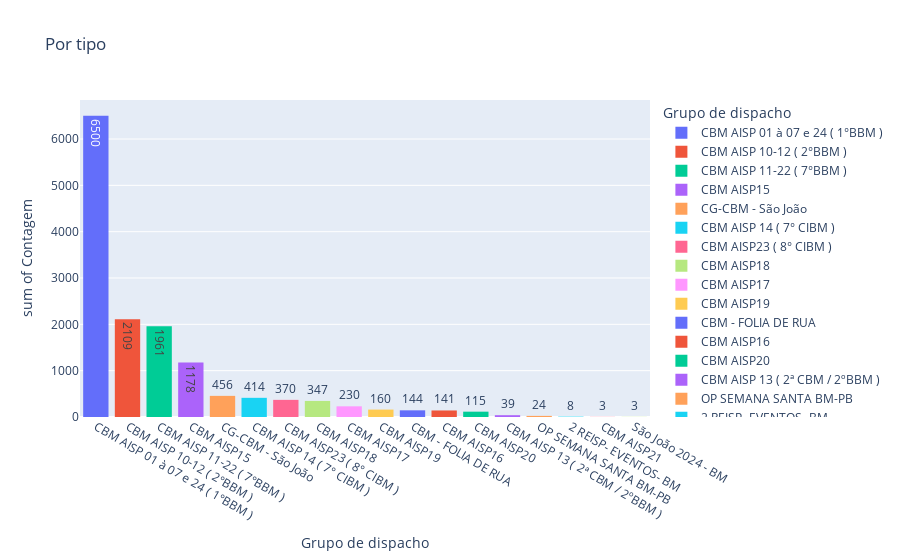

The cell this chart's notebook holds for it:
### Markdown cell above
#### Busca por aisp

### Code cell
import pandas as pd
import plotly.express as px

# Supondo que 'dados' já é um DataFrame carregado com suas colunas

# Agrupar por 'Tipo' e contar os registros
dados_agrupados = dados.groupby(["Grupo de dispacho"]).size().reset_index(name="Contagem")

# Ordenar os dados pela coluna 'Contagem' em ordem decrescente
dados_agrupados = dados_agrupados.sort_values(by="Contagem", ascending=False)

# Criar o gráfico
grafico = px.histogram(dados_agrupados,
                       x="Grupo de dispacho",
                       y="Contagem",
                       text_auto=True,
                       title="Por tipo",
                       color="Grupo de dispacho")

# Mostrar o gráfico
grafico.show()

# Salvar o gráfico como arquivo HTML
grafico.write_html("Por Grupo de despacho.html")

### Figure 1 — Plotly figure (JSON) as saved in the notebook; plotly's stock layout.template omitted (floating-point values rounded to 4 significant figures)
{"data": [{"alignmentgroup": "True", "bingroup": "x", "histfunc": "sum", "hovertemplate": "Grupo de dispacho=%{x}<br>sum of Contagem=%{y}<extra></extra>", "legendgroup": "CBM AISP 01 à 07 e 24 ( 1°BBM )", "marker": {"color": "#636efa", "pattern": {"shape": ""}}, "name": "CBM AISP 01 à 07 e 24 ( 1°BBM )", "offsetgroup": "CBM AISP 01 à 07 e 24 ( 1°BBM )", "orientation": "v", "showlegend": true, "texttemplate": "%{value}", "type": "histogram", "x": ["CBM AISP 01 à 07 e 24 ( 1°BBM )"], "xaxis": "x", "y": [6500], "yaxis": "y"}, {"alignmentgroup": "True", "bingroup": "x", "histfunc": "sum", "hovertemplate": "Grupo de dispacho=%{x}<br>sum of Contagem=%{y}<extra></extra>", "legendgroup": "CBM AISP 10-12 ( 2°BBM )", "marker": {"color": "#EF553B", "pattern": {"shape": ""}}, "name": "CBM AISP 10-12 ( 2°BBM )", "offsetgroup": "CBM AISP 10-12 ( 2°BBM )", "orientation": "v", "showlegend": true, "texttemplate": "%{value}", "type": "histogram", "x": ["CBM AISP 10-12 ( 2°BBM )"], "xaxis": "x", "y": [2109], "yaxis": "y"}, {"alignmentgroup": "True", "bingroup": "x", "histfunc": "sum", "hovertemplate": "Grupo de dispacho=%{x}<br>sum of Contagem=%{y}<extra></extra>", "legendgroup": "CBM AISP 11-22 ( 7°BBM )", "marker": {"color": "#00cc96", "pattern": {"shape": ""}}, "name": "CBM AISP 11-22 ( 7°BBM )", "offsetgroup": "CBM AISP 11-22 ( 7°BBM )", "orientation": "v", "showlegend": true, "texttemplate": "%{value}", "type": "histogram", "x": ["CBM AISP 11-22 ( 7°BBM )"], "xaxis": "x", "y": [1961], "yaxis": "y"}, {"alignmentgroup": "True", "bingroup": "x", "histfunc": "sum", "hovertemplate": "Grupo de dispacho=%{x}<br>sum of Contagem=%{y}<extra></extra>", "legendgroup": "CBM AISP15", "marker": {"color": "#ab63fa", "pattern": {"shape": ""}}, "name": "CBM AISP15", "offsetgroup": "CBM AISP15", "orientation": "v", "showlegend": true, "texttemplate": "%{value}", "type": "histogram", "x": ["CBM AISP15"], "xaxis": "x", "y": [1178], "yaxis": "y"}, {"alignmentgroup": "True", "bingroup": "x", "histfunc": "sum", "hovertemplate": "Grupo de dispacho=%{x}<br>sum of Contagem=%{y}<extra></extra>", "legendgroup": "CG-CBM - São João", "marker": {"color": "#FFA15A", "pattern": {"shape": ""}}, "name": "CG-CBM - São João", "offsetgroup": "CG-CBM - São João", "orientation": "v", "showlegend": true, "texttemplate": "%{value}", "type": "histogram", "x": ["CG-CBM - São João"], "xaxis": "x", "y": [456], "yaxis": "y"}, {"alignmentgroup": "True", "bingroup": "x", "histfunc": "sum", "hovertemplate": "Grupo de dispacho=%{x}<br>sum of Contagem=%{y}<extra></extra>", "legendgroup": "CBM AISP 14 ( 7° CIBM )", "marker": {"color": "#19d3f3", "pattern": {"shape": ""}}, "name": "CBM AISP 14 ( 7° CIBM )", "offsetgroup": "CBM AISP 14 ( 7° CIBM )", "orientation": "v", "showlegend": true, "texttemplate": "%{value}", "type": "histogram", "x": ["CBM AISP 14 ( 7° CIBM )"], "xaxis": "x", "y": [414], "yaxis": "y"}, {"alignmentgroup": "True", "bingroup": "x", "histfunc": "sum", "hovertemplate": "Grupo de dispacho=%{x}<br>sum of Contagem=%{y}<extra></extra>", "legendgroup": "CBM AISP23 ( 8° CIBM )", "marker": {"color": "#FF6692", "pattern": {"shape": ""}}, "name": "CBM AISP23 ( 8° CIBM )", "offsetgroup": "CBM AISP23 ( 8° CIBM )", "orientation": "v", "showlegend": true, "texttemplate": "%{value}", "type": "histogram", "x": ["CBM AISP23 ( 8° CIBM )"], "xaxis": "x", "y": [370], "yaxis": "y"}, {"alignmentgroup": "True", "bingroup": "x", "histfunc": "sum", "hovertemplate": "Grupo de dispacho=%{x}<br>sum of Contagem=%{y}<extra></extra>", "legendgroup": "CBM AISP18", "marker": {"color": "#B6E880", "pattern": {"shape": ""}}, "name": "CBM AISP18", "offsetgroup": "CBM AISP18", "orientation": "v", "showlegend": true, "texttemplate": "%{value}", "type": "histogram", "x": ["CBM AISP18"], "xaxis": "x", "y": [347], "yaxis": "y"}, {"alignmentgroup": "True", "bingroup": "x", "histfunc": "sum", "hovertemplate": "Grupo de dispacho=%{x}<br>sum of Contagem=%{y}<extra></extra>", "legendgroup": "CBM AISP17", "marker": {"color": "#FF97FF", "pattern": {"shape": ""}}, "name": "CBM AISP17", "offsetgroup": "CBM AISP17", "orientation": "v", "showlegend": true, "texttemplate": "%{value}", "type": "histogram", "x": ["CBM AISP17"], "xaxis": "x", "y": [230], "yaxis": "y"}, {"alignmentgroup": "True", "bingroup": "x", "histfunc": "sum", "hovertemplate": "Grupo de dispacho=%{x}<br>sum of Contagem=%{y}<extra></extra>", "legendgroup": "CBM AISP19", "marker": {"color": "#FECB52", "pattern": {"shape": ""}}, "name": "CBM AISP19", "offsetgroup": "CBM AISP19", "orientation": "v", "showlegend": true, "texttemplate": "%{value}", "type": "histogram", "x": ["CBM AISP19"], "xaxis": "x", "y": [160], "yaxis": "y"}, {"alignmentgroup": "True", "bingroup": "x", "histfunc": "sum", "hovertemplate": "Grupo de dispacho=%{x}<br>sum of Contagem=%{y}<extra></extra>", "legendgroup": "CBM - FOLIA DE RUA", "marker": {"color": "#636efa", "pattern": {"shape": ""}}, "name": "CBM - FOLIA DE RUA", "offsetgroup": "CBM - FOLIA DE RUA", "orientation": "v", "showlegend": true, "texttemplate": "%{value}", "type": "histogram", "x": ["CBM - FOLIA DE RUA"], "xaxis": "x", "y": [144], "yaxis": "y"}, {"alignmentgroup": "True", "bingroup": "x", "histfunc": "sum", "hovertemplate": "Grupo de dispacho=%{x}<br>sum of Contagem=%{y}<extra></extra>", "legendgroup": "CBM AISP16", "marker": {"color": "#EF553B", "pattern": {"shape": ""}}, "name": "CBM AISP16", "offsetgroup": "CBM AISP16", "orientation": "v", "showlegend": true, "texttemplate": "%{value}", "type": "histogram", "x": ["CBM AISP16"], "xaxis": "x", "y": [141], "yaxis": "y"}, {"alignmentgroup": "True", "bingroup": "x", "histfunc": "sum", "hovertemplate": "Grupo de dispacho=%{x}<br>sum of Contagem=%{y}<extra></extra>", "legendgroup": "CBM AISP20", "marker": {"color": "#00cc96", "pattern": {"shape": ""}}, "name": "CBM AISP20", "offsetgroup": "CBM AISP20", "orientation": "v", "showlegend": true, "texttemplate": "%{value}", "type": "histogram", "x": ["CBM AISP20"], "xaxis": "x", "y": [115], "yaxis": "y"}, {"alignmentgroup": "True", "bingroup": "x", "histfunc": "sum", "hovertemplate": "Grupo de dispacho=%{x}<br>sum of Contagem=%{y}<extra></extra>", "legendgroup": "CBM AISP 13 ( 2ª CBM / 2ºBBM )", "marker": {"color": "#ab63fa", "pattern": {"shape": ""}}, "name": "CBM AISP 13 ( 2ª CBM / 2ºBBM )", "offsetgroup": "CBM AISP 13 ( 2ª CBM / 2ºBBM )", "orientation": "v", "showlegend": true, "texttemplate": "%{value}", "type": "histogram", "x": ["CBM AISP 13 ( 2ª CBM / 2ºBBM )"], "xaxis": "x", "y": [39], "yaxis": "y"}, {"alignmentgroup": "True", "bingroup": "x", "histfunc": "sum", "hovertemplate": "Grupo de dispacho=%{x}<br>sum of Contagem=%{y}<extra></extra>", "legendgroup": "OP SEMANA SANTA BM-PB", "marker": {"color": "#FFA15A", "pattern": {"shape": ""}}, "name": "OP SEMANA SANTA BM-PB", "offsetgroup": "OP SEMANA SANTA BM-PB", "orientation": "v", "showlegend": true, "texttemplate": "%{value}", "type": "histogram", "x": ["OP SEMANA SANTA BM-PB"], "xaxis": "x", "y": [24], "yaxis": "y"}, {"alignmentgroup": "True", "bingroup": "x", "histfunc": "sum", "hovertemplate": "Grupo de dispacho=%{x}<br>sum of Contagem=%{y}<extra></extra>", "legendgroup": "2 REISP- EVENTOS- BM", "marker": {"color": "#19d3f3", "pattern": {"shape": ""}}, "name": "2 REISP- EVENTOS- BM", "offsetgroup": "2 REISP- EVENTOS- BM", "orientation": "v", "showlegend": true, "texttemplate": "%{value}", "type": "histogram", "x": ["2 REISP- EVENTOS- BM"], "xaxis": "x", "y": [8], "yaxis": "y"}, {"alignmentgroup": "True", "bingroup": "x", "histfunc": "sum", "hovertemplate": "Grupo de dispacho=%{x}<br>sum of Contagem=%{y}<extra></extra>", "legendgroup": "CBM AISP21", "marker": {"color": "#FF6692", "pattern": {"shape": ""}}, "name": "CBM AISP21", "offsetgroup": "CBM AISP21", "orientation": "v", "showlegend": true, "texttemplate": "%{value}", "type": "histogram", "x": ["CBM AISP21"], "xaxis": "x", "y": [3], "yaxis": "y"}, {"alignmentgroup": "True", "bingroup": "x", "histfunc": "sum", "hovertemplate": "Grupo de dispacho=%{x}<br>sum of Contagem=%{y}<extra></extra>", "legendgroup": "São João 2024 - BM", "marker": {"color": "#B6E880", "pattern": {"shape": ""}}, "name": "São João 2024 - BM", "offsetgroup": "São João 2024 - BM", "orientation": "v", "showlegend": true, "texttemplate": "%{value}", "type": "histogram", "x": ["São João 2024 - BM"], "xaxis": "x", "y": [3], "yaxis": "y"}], "layout": {"barmode": "relative", "legend": {"title": {"text": "Grupo de dispacho"}, "tracegroupgap": 0}, "title": {"text": "Por tipo"}, "xaxis": {"anchor": "y", "categoryarray": ["CBM AISP 01 à 07 e 24 ( 1°BBM )", "CBM AISP 10-12 ( 2°BBM )", "CBM AISP 11-22 ( 7°BBM )", "CBM AISP15", "CG-CBM - São João", "CBM AISP 14 ( 7° CIBM )", "CBM AISP23 ( 8° CIBM )", "CBM AISP18", "CBM AISP17", "CBM AISP19", "CBM - FOLIA DE RUA", "CBM AISP16", "CBM AISP20", "CBM AISP 13 ( 2ª CBM / 2ºBBM )", "OP SEMANA SANTA BM-PB", "2 REISP- EVENTOS- BM", "CBM AISP21", "São João 2024 - BM"], "categoryorder": "array", "domain": [0, 1], "title": {"text": "Grupo de dispacho"}}, "yaxis": {"anchor": "x", "domain": [0, 1], "title": {"text": "sum of Contagem"}}}}
